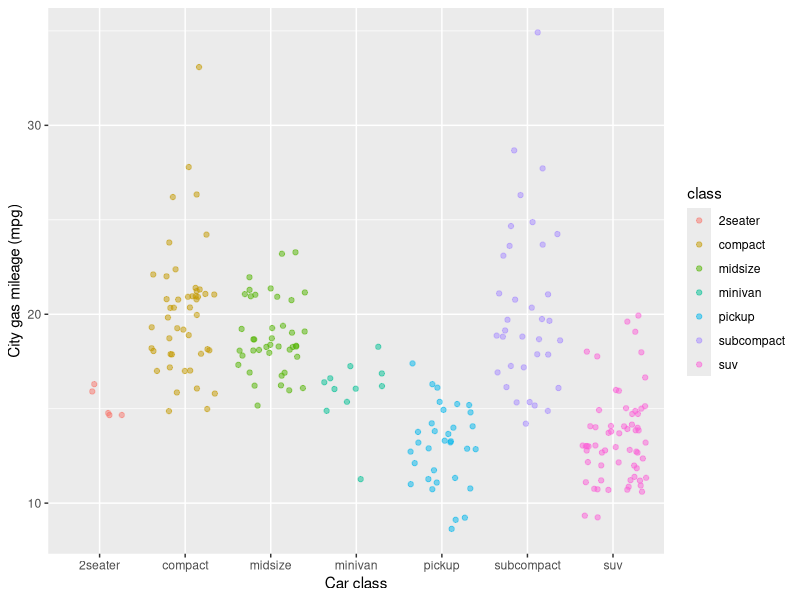

Write R code to recreate this figure.
## ---- chunk 1
knitr::opts_chunk$set(echo = TRUE)

library(tidyverse)
## ---- chunk 2
ggplot(data = mpg, aes(x = class, y = cty)) +
	geom_jitter(aes(color = class), alpha = 0.5) +
	labs(x = "Car class", y = "City gas mileage (mpg)")

